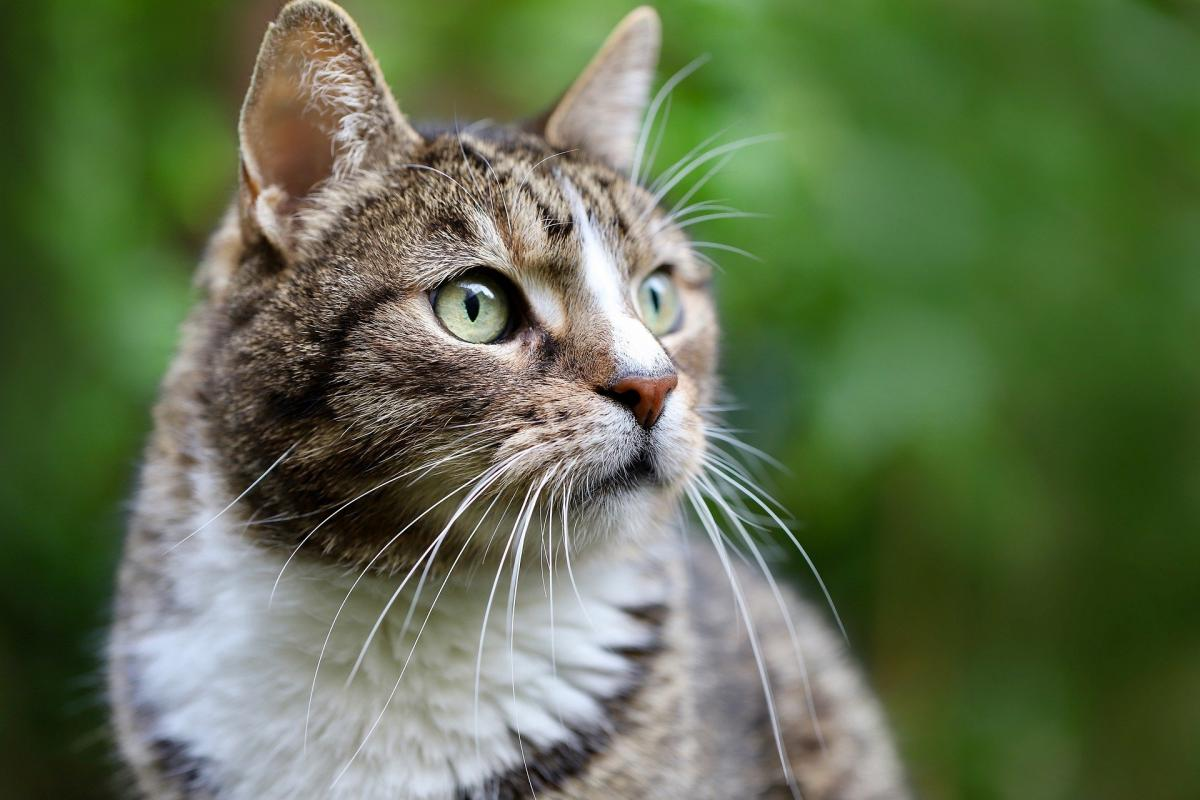
%> input picture ct.jpg, 1200 x 800 px
$ octave Histogram_analysis.m   (GNU Octave 9; MATLAB toolbox functions it lacks are replaced by stand-ins)
%> lines starting %> are read from the running program, lines starting %| are printed output that depends on the picture
clear all;
%% RGB histogram of image
% Reading the image
I = imread('ct.jpg');
%> I is the input picture: size 800x1200x3 uint8; mean R, G, B 96.3, 111.3, 78.2
% Getting each RGB channel
r= (I(:,:,1));
g =(I(:,:,2));
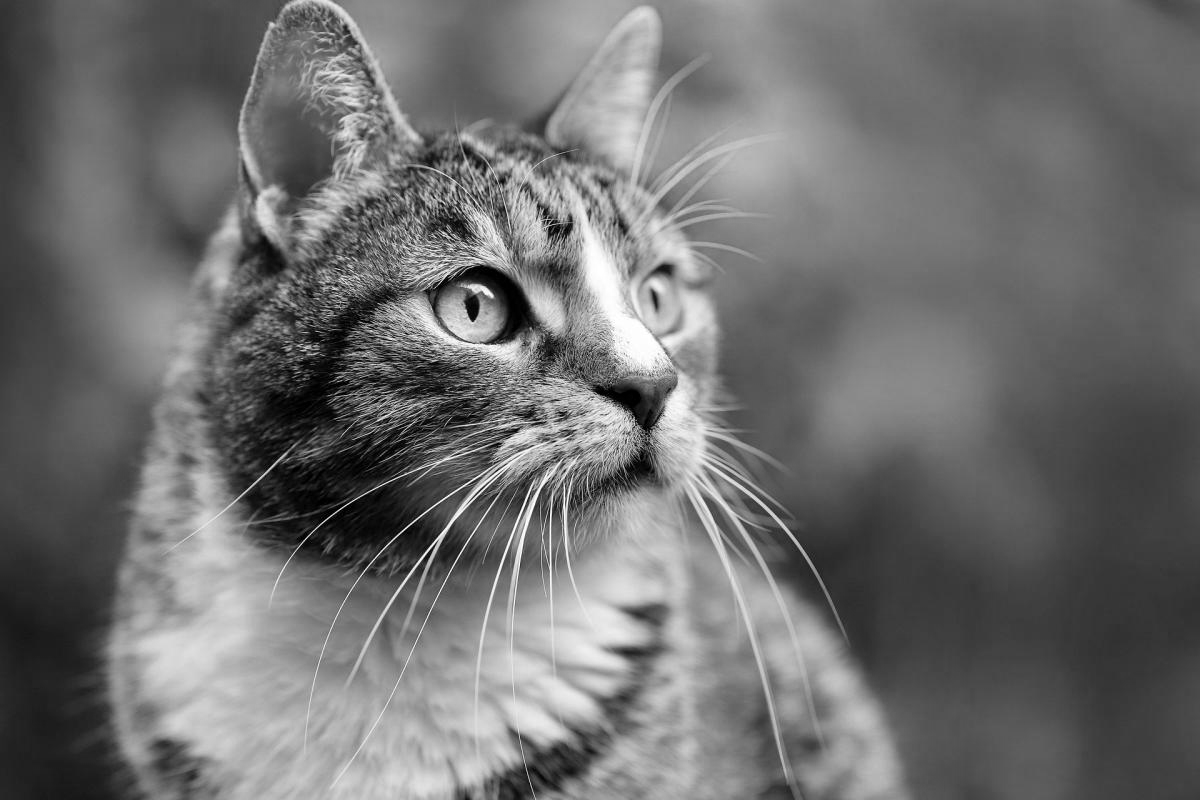
%> g: size 800x1200 uint8; min 0, max 255, mean 111.3
b = (I(:,:,3));
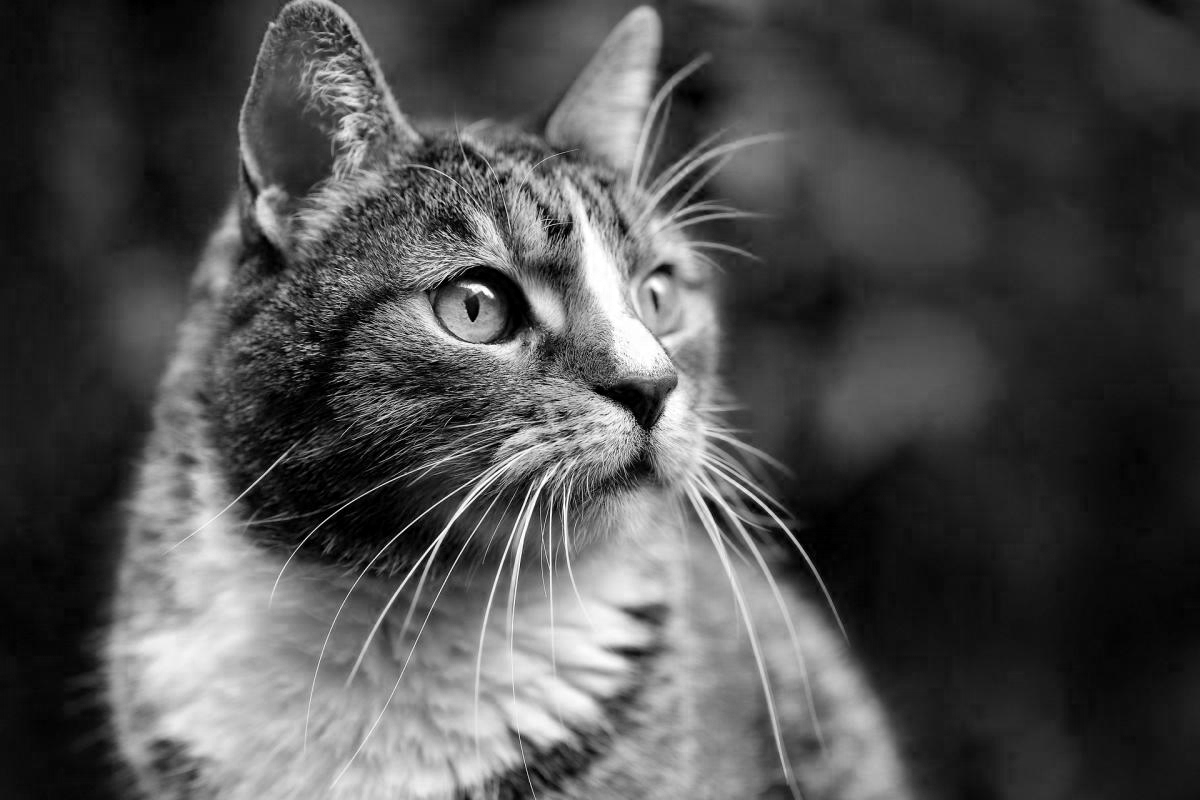
%> b: size 800x1200 uint8; min 0, max 255, mean 78.2
% Plottinhg each histogram
figure;
subplot(4,1,1)
imshow(I)
title ('Original image')
subplot(4,1,2)
imhist(r)
xlabel('Intensity')
ylabel('No of Pixels')
title('Histogram of the red colour')
subplot(4,1,3)
imhist(g)
xlabel('Intensity')
ylabel('No of Pixels')
title('Histogram of the green colour')
subplot(4,1,4)
imhist(b)
xlabel('Intensity')
ylabel('No of Pixels')
title('Histogram of the blue colour')
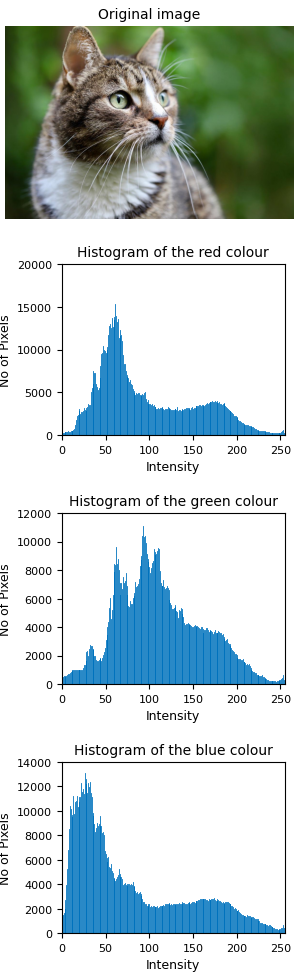
%> figure redrawn from the program's plot data, 4 panels

%% Difference between one and two colours
% Reading the image
I1 = imread('One_colour.jpg');
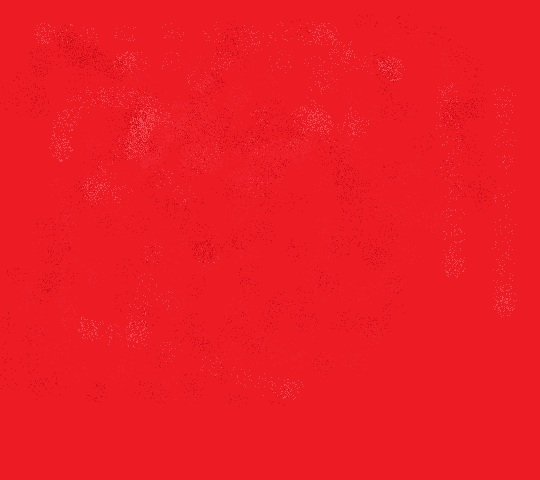
%> input picture One_colour.jpg, 540 x 480 px
%> I1 is the input picture: size 480x540x3 uint8; mean R, G, B 236.4, 27.6, 36.6
I2 = imread('Two_colour.jpg');
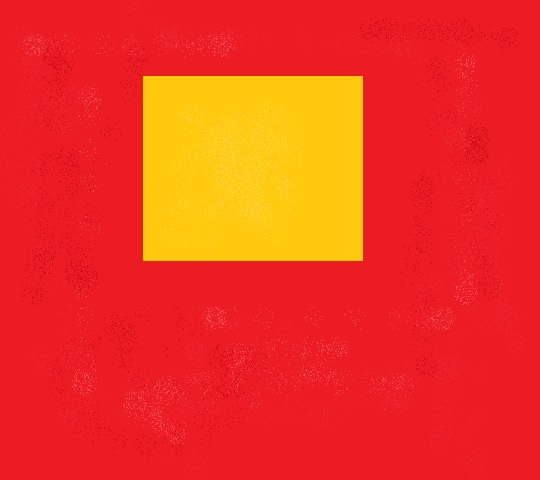
%> input picture Two_colour.jpg, 540 x 480 px
%> I2 is the input picture: size 480x540x3 uint8; mean R, G, B 239.1, 55, 33.6
% Greyscale
I1_g = rgb2gray(I1);
I2_g = rgb2gray(I2);
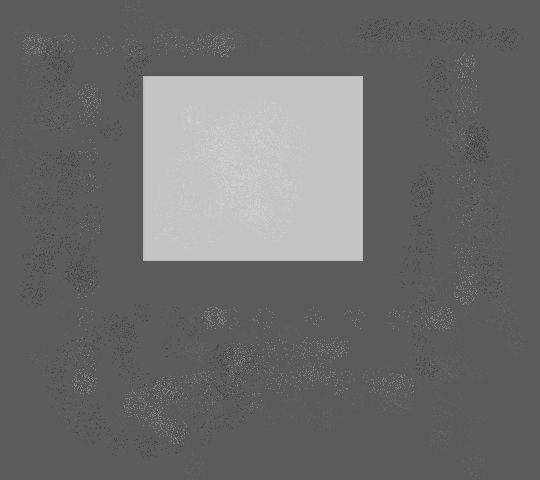
%> I2_g: size 480x540 uint8; min 65, max 210, mean 107.8
% Plottinhg each histogram
figure;
subplot(2,2,1)
imshow(I1)
title ('One Colour image')
subplot(2,2,3)
imhist(I1_g)
xlabel('Intensity')
ylabel('No of Pixels')
title ('One Colour Histogram')
subplot(2,2,2)
imshow(I2)
title ('Two Colour image')
subplot(2,2,4)
imhist(I2_g)
xlabel('Intensity')
ylabel('No of Pixels')
title ('Two Colour Histogram')
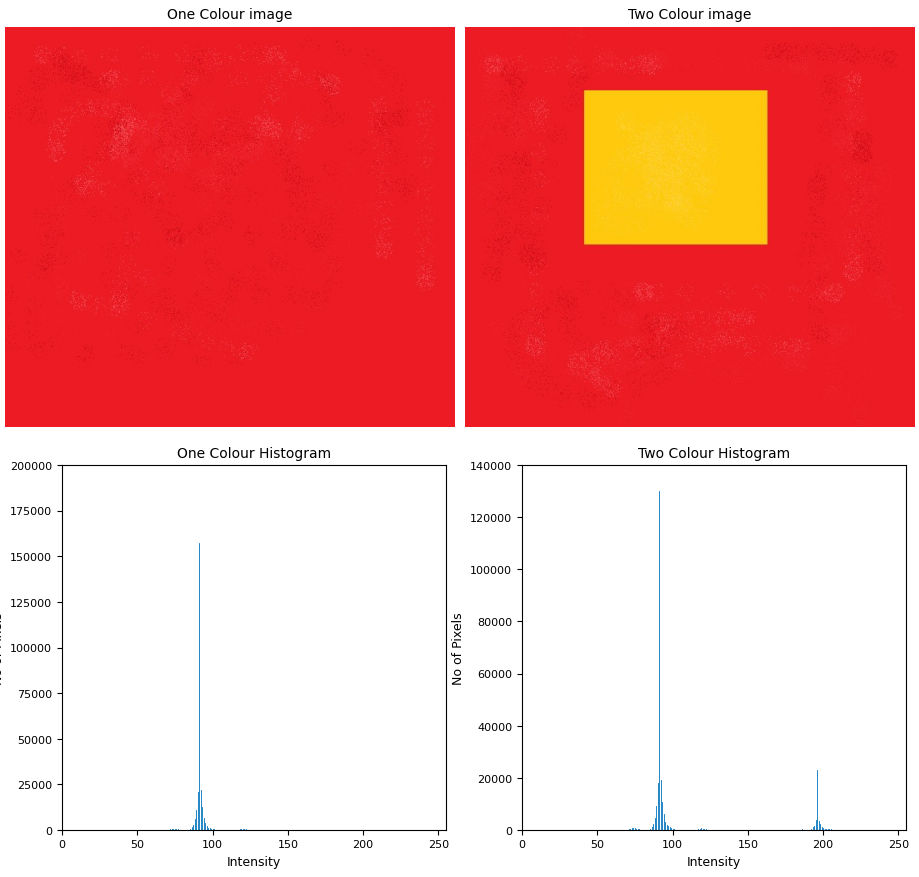
%> figure redrawn from the program's plot data, 4 panels
